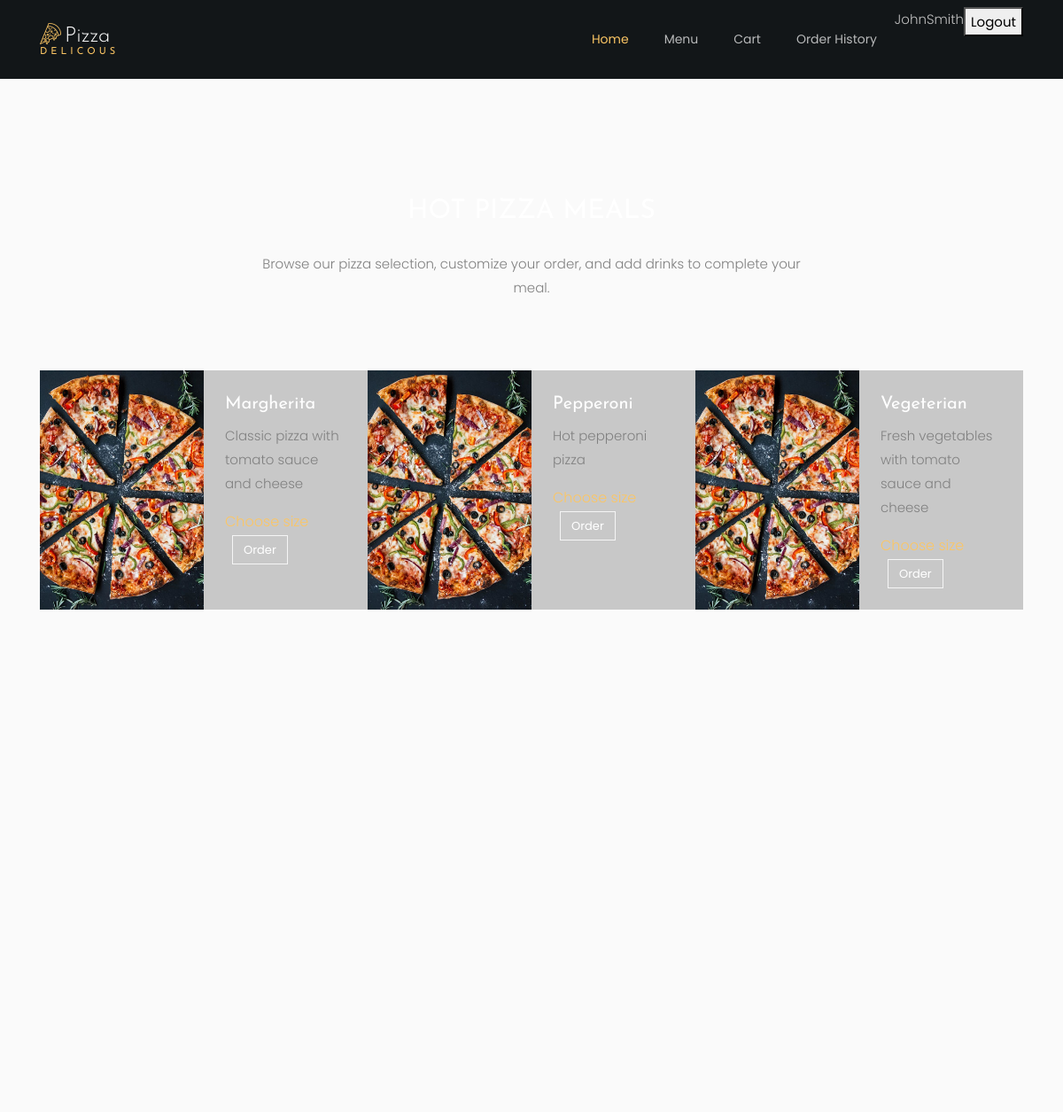
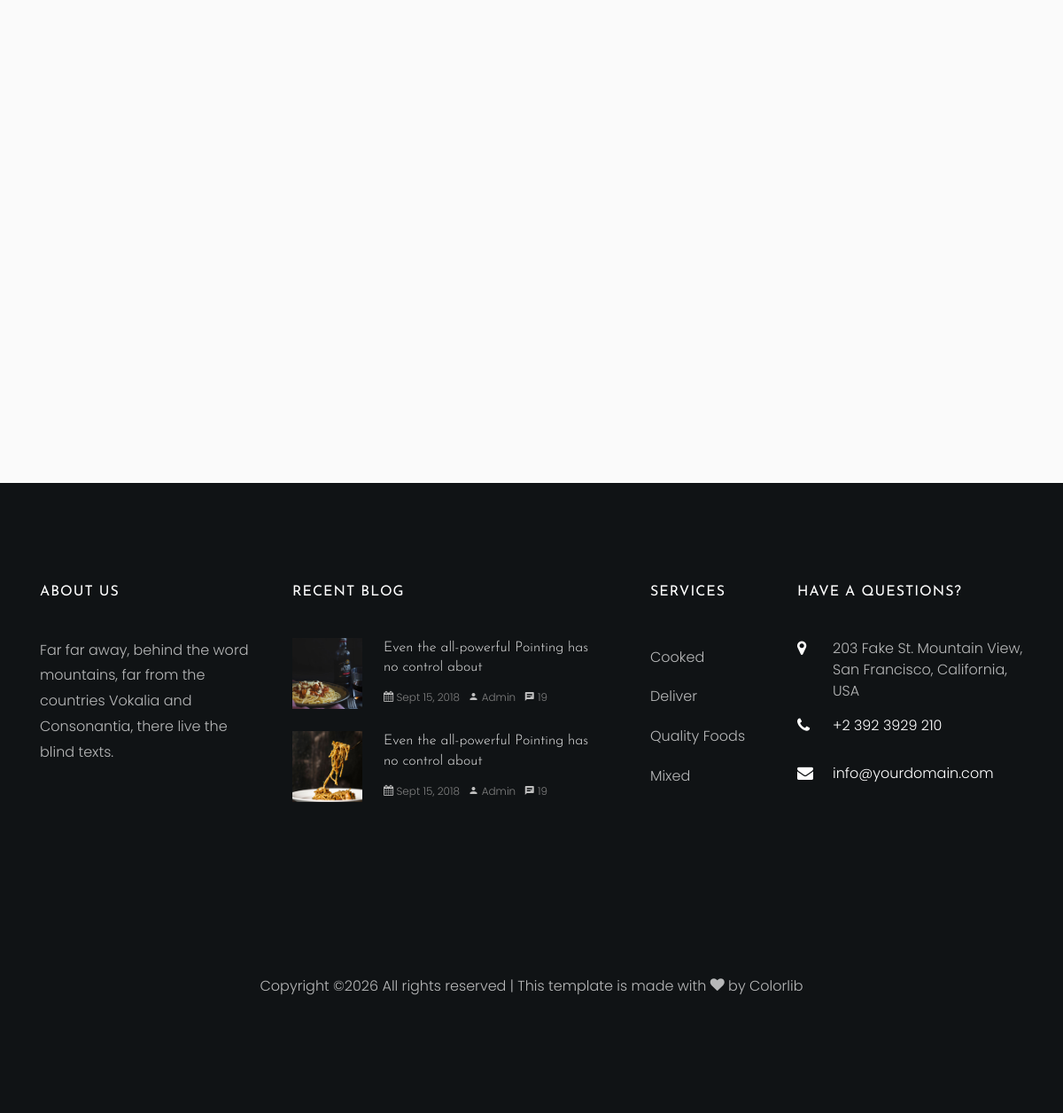
The app's page /menu/ (signed in) with its own data (2 pictures, top to bottom).
### menu/models.py (models this page shows, shortened)
class Pizza(models.Model):
    name = models.CharField(max_length=100, unique=True)
    description = models.TextField(blank=True)
    image_url = models.URLField(blank=True)
    available = models.BooleanField(default=True)
    allowed_toppings = models.ManyToManyField(Topping, blank=True, related_name="pizzas")

### menu/views.py (the view)
# urls.py: path("menu/", views.menu_list, name="menu_list"),
def menu_list(request):
    pizzas = Pizza.objects.filter(available=True)
    drinks = Drink.objects.filter(available=True)
    context = {
        "pizzas": pizzas,
        "drinks": drinks,
    }
    return render(request, "menu/menu_list.html", context)

### menu/templates/menu/menu_list.html (shortened to what this page needs)
{% extends "base.html" %}
{% load static %}
{% block content %}
<section class="ftco-section">
    <div class="container">
        <div class="row justify-content-center mb-5 pb-3">
            <div class="col-md-7 heading-section ftco-animate text-center">
                <h2 class="mb-4">Hot Pizza Meals</h2>
                <p>Browse our pizza selection, customize your order, and add drinks to complete your meal.</p>
            </div>
        </div>
    </div>
    <div class="container-wrap">
        <div class="row no-gutters d-flex">
            {% for pizza in pizzas %}
                <div class="col-lg-4 d-flex ftco-animate">
                    <div class="services-wrap d-flex">
                        <a href="{% url 'menu:pizza_detail' pizza.id %}"
                           class="img"
                           style="background-image: url('{% static 'pizza_template/images/pizza-1.jpg' %}');">
                        </a>
                        <div class="text p-4">
                            <h3>{{ pizza.name }}</h3>
                            <p>{{ pizza.description }}</p>
                            <p class="price">
                                <span>Choose size</span>
                                <a href="{% url 'menu:pizza_detail' pizza.id %}" class="ml-2 btn btn-white btn-outline-white">
                                    Order
                                </a>
                            </p>
                        </div>
                    </div>
                </div>
            {% empty %}
                <div class="col-12 text-center">
                    <p>No pizzas are available right now.</p>
                </div>
            {% endfor %}
        </div>
    </div>
    <div class="container">
        <div class="row justify-content-center mb-5 pb-3 mt-5 pt-5">
        </div>
        <div class="row">
            <div class="col-md-6">
            </div>
            <div class="col-md-6">
            </div>
        </div>
        <div class="row justify-content-center mb-5 pb-3 mt-5 pt-5">
        </div>
        <div class="row">
        </div>
    </div>
</section>
{% endblock %}

### templates/base.html (shortened to what this page needs)
{% load static %}
<!DOCTYPE html>
<html lang="en">
<head>
    <link rel="stylesheet" href="{% static 'pizza_template/css/open-iconic-bootstrap.min.css' %}">
    <link rel="stylesheet" href="{% static 'pizza_template/css/animate.css' %}">
    <link rel="stylesheet" href="{% static 'pizza_template/css/owl.carousel.min.css' %}">
    <link rel="stylesheet" href="{% static 'pizza_template/css/owl.theme.default.min.css' %}">
    <link rel="stylesheet" href="{% static 'pizza_template/css/magnific-popup.css' %}">
    <link rel="stylesheet" href="{% static 'pizza_template/css/aos.css' %}">
    <link rel="stylesheet" href="{% static 'pizza_template/css/ionicons.min.css' %}">
    <link rel="stylesheet" href="{% static 'pizza_template/css/bootstrap-datepicker.css' %}">
    <link rel="stylesheet" href="{% static 'pizza_template/css/jquery.timepicker.css' %}">
    <link rel="stylesheet" href="{% static 'pizza_template/css/flaticon.css' %}">
    <link rel="stylesheet" href="{% static 'pizza_template/css/icomoon.css' %}">
    <link rel="stylesheet" href="{% static 'pizza_template/css/style.css' %}">
</head>
<body class="bg-light">
      	<nav class="navbar navbar-expand-lg navbar-dark ftco_navbar bg-dark ftco-navbar-light" id="ftco-navbar">
            <div class="container">
                  <a class="navbar-brand" href="index.html"><span class="flaticon-pizza-1 mr-1"></span>Pizza<br><small>Delicous</small></a>
              <div class="collapse navbar-collapse" id="ftco-nav">
                <ul class="navbar-nav ml-auto">
                  <li class="nav-item active"><a href="{% url 'menu:home' %}" class="nav-link">Home</a></li>
                  <li class="nav-item"><a href="{% url 'menu:menu_list' %}" class="nav-link">Menu</a></li>
                  <li class="nav-item"><a href="{% url 'orders:cart' %}" class="nav-link">Cart</a></li>
                  <li class="nav-item"><a href="{% url 'orders:order_history' %}" class="nav-link">Order History</a></li>
                    {% if user.is_authenticated %}
                        <span>{{ user.username }}</span>
                        <form action="{% url 'accounts:logout' %}" method="post" style="display:inline;">
                            <button type="submit">Logout</button>
                        </form>
                    {% else %}
                        <a href="{% url 'accounts:login' %}">Login</a>
                        <a href="{% url 'accounts:register' %}">Register</a>
                    {% endif %}
                </ul>
              </div>
		    </div>
        </nav>
    <div class="container my-4">
        {% block content %}
        {% endblock %}
    </div>
<footer class="ftco-footer ftco-section img">
      <div class="container">
        <div class="row mb-5">
          <div class="col-lg-3 col-md-6 mb-5 mb-md-5">
            <div class="ftco-footer-widget mb-4">
              <h2 class="ftco-heading-2">About Us</h2>
              <p>Far far away, behind the word mountains, far from the countries Vokalia and Consonantia, there live the blind texts.</p>
              <ul class="ftco-footer-social list-unstyled float-md-left float-lft mt-5">
              </ul>
            </div>
          </div>
          <div class="col-lg-4 col-md-6 mb-5 mb-md-5">
            <div class="ftco-footer-widget mb-4">
              <h2 class="ftco-heading-2">Recent Blog</h2>
              <div class="block-21 mb-4 d-flex">
                <a class="blog-img mr-4" style="background-image: url({% static 'pizza_template/images/image_1.jpg' %}"></a>
                <div class="text">
                  <h3 class="heading"><a href="#">Even the all-powerful Pointing has no control about</a></h3>
                  <div class="meta">
                    <div><a href="#"><span class="icon-calendar"></span> Sept 15, 2018</a></div>
                    <div><a href="#"><span class="icon-person"></span> Admin</a></div>
                    <div><a href="#"><span class="icon-chat"></span> 19</a></div>
                  </div>
                </div>
              </div>
              <div class="block-21 mb-4 d-flex">
                <a class="blog-img mr-4" style="background-image: url({% static 'pizza_template/images/image_2.jpg' %}"></a>
                <div class="text">
                  <h3 class="heading"><a href="#">Even the all-powerful Pointing has no control about</a></h3>
                  <div class="meta">
                    <div><a href="#"><span class="icon-calendar"></span> Sept 15, 2018</a></div>
                    <div><a href="#"><span class="icon-person"></span> Admin</a></div>
                    <div><a href="#"><span class="icon-chat"></span> 19</a></div>
                  </div>
                </div>
              </div>
            </div>
          </div>
          <div class="col-lg-2 col-md-6 mb-5 mb-md-5">
             <div class="ftco-footer-widget mb-4 ml-md-4">
              <h2 class="ftco-heading-2">Services</h2>
              <ul class="list-unstyled">
                <li><a href="#" class="py-2 d-block">Cooked</a></li>
                <li><a href="#" class="py-2 d-block">Deliver</a></li>
                <li><a href="#" class="py-2 d-block">Quality Foods</a></li>
                <li><a href="#" class="py-2 d-block">Mixed</a></li>
              </ul>
            </div>
          </div>
          <div class="col-lg-3 col-md-6 mb-5 mb-md-5">
            <div class="ftco-footer-widget mb-4">
            	<h2 class="ftco-heading-2">Have a Questions?</h2>
            	<div class="block-23 mb-3">
	              <ul>
	                <li><span class="icon icon-map-marker"></span><span class="text">203 Fake St. Mountain View, San Francisco, California, USA</span></li>
	                <li><a href="#"><span class="icon icon-phone"></span><span class="text">+2 392 3929 210</span></a></li>
	                <li><a href="#"><span class="icon icon-envelope"></span><span class="text">info@yourdomain.com</span></a></li>
	              </ul>
	            </div>
            </div>
          </div>
        </div>
        <div class="row">
          <div class="col-md-12 text-center">
            <p>
  Copyright &copy;<script>document.write(new Date().getFullYear());</script> All rights reserved | This template is made with <i class="icon-heart" aria-hidden="true"></i> by <a href="https://colorlib.com" target="_blank">Colorlib</a>
  </p>
          </div>
        </div>
      </div>
    </footer>
</body>
</html>

### static/pizza_template/css/icomoon.css (style rules this page uses)
[class^="icon-"], [class*=" icon-"] { font-family: 'icomoon' !important; speak: none; font-style: normal; font-weight: normal; font-variant: normal; text-transform: none; line-height: 1; -webkit-font-smoothing: antialiased; -moz-osx-font-smoothing: grayscale; }
.icon-heart:before { content: "\f004"; }
.icon-map-marker:before { content: "\f041"; }
.icon-calendar:before { content: "\f073"; }
.icon-phone:before { content: "\f095"; }
.icon-envelope:before { content: "\f0e0"; }
.icon-chat:before { content: "\e0b7"; }
.icon-person:before { content: "\e7fd"; }

### records on screen
Pizza: name "Margherita", description "Classic pizza with tomato sauce and cheese"
Pizza: name "Pepperoni", description "Hot pepperoni pizza"
Pizza: name "Vegeterian", description "Fresh vegetables with tomato sauce and cheese"

### other values on screen
{{ user.username }} "JohnSmith"
